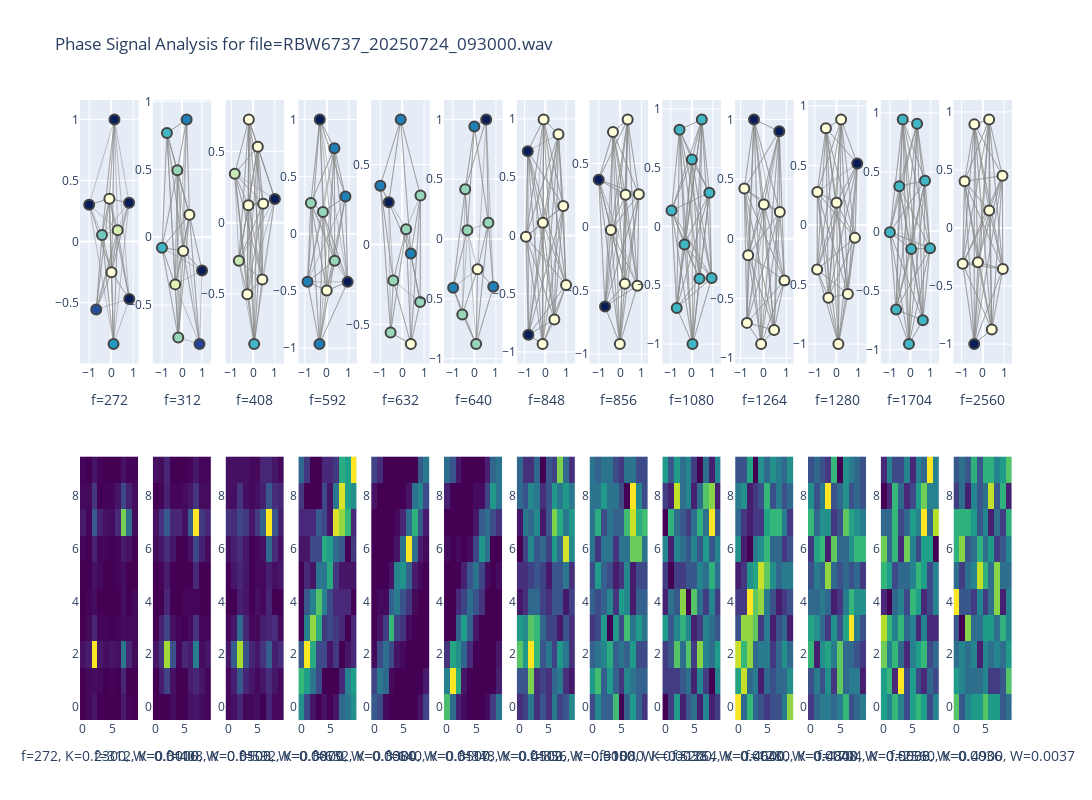

Write notebook code for a chart like this one.
### Code cell
f0_test_list = [272, 312, 408, 592, 632, 640, 848, 856, 1080, 1264, 1280, 1704, 2560]  # Hz
test_nbins = 10

fig = make_subplots(rows = 2, cols=len(f0_test_list))
for i, f0 in enumerate(f0_test_list, start=1):
    f_idx = np.argmin(np.abs(F - f0))
    x = phase[f_idx, :]

    # calc transition matrix
    x = ut.normalize_data(x)
    x = ut.quantize_data(x, test_nbins)
    x_transitions = ut.get_s2g_transition_matrix(x, test_nbins)
    x_transitions = x_transitions / np.sum(x_transitions)

    # calc original K
    edge_count = np.count_nonzero(x_transitions > graph_threshold)
    K = edge_count / x_transitions.size

    # calc wasserstein distance from uniform distribution
    uniform_dist = np.ones_like(x_transitions) / x_transitions.size
    W = wasserstein_distance_nd(x_transitions.flatten(), uniform_dist.flatten())

    fig.add_trace(go.Heatmap(z=x_transitions, colorscale='Viridis', showscale=False), row=2, col=i)
    fig.update_xaxes(title_text=f"f={f0}, K={K:.4f}, W={W:.4f}", row=2, col=i)

    nodes = np.unique(x)
    edges = ut.get_s2g_edges(x)

    # build graph from edge list instead of from_numpy_array (which expects an adjacency matrix)
    G = nx.DiGraph()
    G.add_nodes_from(nodes)
    G.add_edges_from(edges)

    # draw original graph (expects a plotly Figure)
    fig_g = ut.draw_graph(G)
    for tr in fig_g.data:
        fig.add_trace(deepcopy(tr), row=1, col=i)
    # use f0 as key into k (dict keyed by frequencies) to avoid KeyError
    fig.update_xaxes(title_text=f"f={f0}", row=1, col=i)

fig.update_layout(height=800, width=300*len(f0_test_list), title_text=f"Phase Signal Analysis for file={test_file}", showlegend=False)
fig.show()
